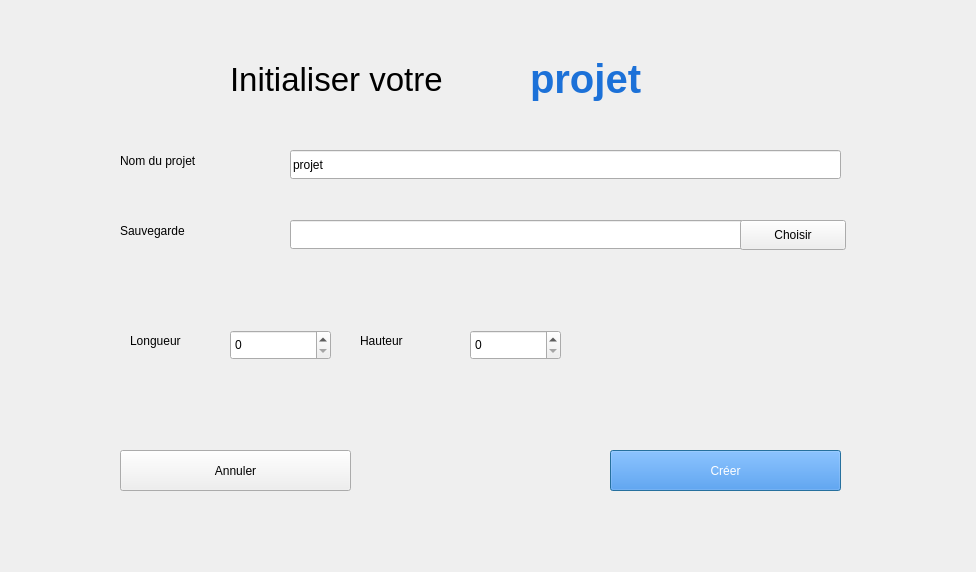
<?xml version="1.0" encoding="UTF-8"?>
<ui version="4.0">
 <class>Dialog</class>
 <widget class="QDialog" name="Dialog">
  <property name="geometry">
   <rect>
    <x>0</x>
    <y>0</y>
    <width>976</width>
    <height>572</height>
   </rect>
  </property>
  <property name="windowTitle">
   <string>Dialog</string>
  </property>
  <widget class="QLabel" name="label">
   <property name="geometry">
    <rect>
     <x>120</x>
     <y>150</y>
     <width>171</width>
     <height>21</height>
    </rect>
   </property>
   <property name="text">
    <string>Nom du projet</string>
   </property>
  </widget>
  <widget class="QLineEdit" name="saveFile">
   <property name="geometry">
    <rect>
     <x>290</x>
     <y>220</y>
     <width>551</width>
     <height>29</height>
    </rect>
   </property>
   <property name="text">
    <string/>
   </property>
  </widget>
  <widget class="QLineEdit" name="projectName">
   <property name="geometry">
    <rect>
     <x>290</x>
     <y>150</y>
     <width>551</width>
     <height>29</height>
    </rect>
   </property>
   <property name="text">
    <string>projet</string>
   </property>
  </widget>
  <widget class="QLabel" name="label_2">
   <property name="geometry">
    <rect>
     <x>120</x>
     <y>220</y>
     <width>101</width>
     <height>21</height>
    </rect>
   </property>
   <property name="text">
    <string>Sauvegarde</string>
   </property>
  </widget>
  <widget class="QLabel" name="label_4">
   <property name="geometry">
    <rect>
     <x>530</x>
     <y>50</y>
     <width>214</width>
     <height>57</height>
    </rect>
   </property>
   <property name="palette">
    <palette>
     <active>
      <colorrole role="WindowText">
       <brush brushstyle="SolidPattern">
        <color alpha="255">
         <red>28</red>
         <green>113</green>
         <blue>216</blue>
        </color>
       </brush>
      </colorrole>
     </active>
     <inactive>
      <colorrole role="WindowText">
       <brush brushstyle="SolidPattern">
        <color alpha="255">
         <red>28</red>
         <green>113</green>
         <blue>216</blue>
        </color>
       </brush>
      </colorrole>
     </inactive>
     <disabled>
      <colorrole role="WindowText">
       <brush brushstyle="SolidPattern">
        <color alpha="255">
         <red>190</red>
         <green>190</green>
         <blue>190</blue>
        </color>
       </brush>
      </colorrole>
     </disabled>
    </palette>
   </property>
   <property name="font">
    <font>
     <pointsize>30</pointsize>
     <weight>75</weight>
     <bold>true</bold>
    </font>
   </property>
   <property name="text">
    <string>projet</string>
   </property>
  </widget>
  <widget class="QPushButton" name="cancelButton">
   <property name="geometry">
    <rect>
     <x>120</x>
     <y>450</y>
     <width>231</width>
     <height>41</height>
    </rect>
   </property>
   <property name="text">
    <string>Annuler</string>
   </property>
   <property name="autoDefault">
    <bool>false</bool>
   </property>
  </widget>
  <widget class="QPushButton" name="createButton">
   <property name="geometry">
    <rect>
     <x>610</x>
     <y>450</y>
     <width>231</width>
     <height>41</height>
    </rect>
   </property>
   <property name="palette">
    <palette>
     <active>
      <colorrole role="WindowText">
       <brush brushstyle="SolidPattern">
        <color alpha="255">
         <red>0</red>
         <green>0</green>
         <blue>0</blue>
        </color>
       </brush>
      </colorrole>
      <colorrole role="Button">
       <brush brushstyle="SolidPattern">
        <color alpha="255">
         <red>53</red>
         <green>132</green>
         <blue>228</blue>
        </color>
       </brush>
      </colorrole>
      <colorrole role="Light">
       <brush brushstyle="SolidPattern">
        <color alpha="255">
         <red>146</red>
         <green>195</green>
         <blue>255</blue>
        </color>
       </brush>
      </colorrole>
      <colorrole role="Midlight">
       <brush brushstyle="SolidPattern">
        <color alpha="255">
         <red>99</red>
         <green>163</green>
         <blue>241</blue>
        </color>
       </brush>
      </colorrole>
      <colorrole role="Dark">
       <brush brushstyle="SolidPattern">
        <color alpha="255">
         <red>26</red>
         <green>66</green>
         <blue>114</blue>
        </color>
       </brush>
      </colorrole>
      <colorrole role="Mid">
       <brush brushstyle="SolidPattern">
        <color alpha="255">
         <red>35</red>
         <green>88</green>
         <blue>152</blue>
        </color>
       </brush>
      </colorrole>
      <colorrole role="Text">
       <brush brushstyle="SolidPattern">
        <color alpha="255">
         <red>0</red>
         <green>0</green>
         <blue>0</blue>
        </color>
       </brush>
      </colorrole>
      <colorrole role="BrightText">
       <brush brushstyle="SolidPattern">
        <color alpha="255">
         <red>255</red>
         <green>255</green>
         <blue>255</blue>
        </color>
       </brush>
      </colorrole>
      <colorrole role="ButtonText">
       <brush brushstyle="SolidPattern">
        <color alpha="255">
         <red>255</red>
         <green>255</green>
         <blue>255</blue>
        </color>
       </brush>
      </colorrole>
      <colorrole role="Base">
       <brush brushstyle="SolidPattern">
        <color alpha="255">
         <red>255</red>
         <green>255</green>
         <blue>255</blue>
        </color>
       </brush>
      </colorrole>
      <colorrole role="Window">
       <brush brushstyle="SolidPattern">
        <color alpha="255">
         <red>53</red>
         <green>132</green>
         <blue>228</blue>
        </color>
       </brush>
      </colorrole>
      <colorrole role="Shadow">
       <brush brushstyle="SolidPattern">
        <color alpha="255">
         <red>0</red>
         <green>0</green>
         <blue>0</blue>
        </color>
       </brush>
      </colorrole>
      <colorrole role="AlternateBase">
       <brush brushstyle="SolidPattern">
        <color alpha="255">
         <red>154</red>
         <green>193</green>
         <blue>241</blue>
        </color>
       </brush>
      </colorrole>
      <colorrole role="ToolTipBase">
       <brush brushstyle="SolidPattern">
        <color alpha="255">
         <red>255</red>
         <green>255</green>
         <blue>220</blue>
        </color>
       </brush>
      </colorrole>
      <colorrole role="ToolTipText">
       <brush brushstyle="SolidPattern">
        <color alpha="255">
         <red>0</red>
         <green>0</green>
         <blue>0</blue>
        </color>
       </brush>
      </colorrole>
      <colorrole role="PlaceholderText">
       <brush brushstyle="SolidPattern">
        <color alpha="128">
         <red>0</red>
         <green>0</green>
         <blue>0</blue>
        </color>
       </brush>
      </colorrole>
     </active>
     <inactive>
      <colorrole role="WindowText">
       <brush brushstyle="SolidPattern">
        <color alpha="255">
         <red>0</red>
         <green>0</green>
         <blue>0</blue>
        </color>
       </brush>
      </colorrole>
      <colorrole role="Button">
       <brush brushstyle="SolidPattern">
        <color alpha="255">
         <red>53</red>
         <green>132</green>
         <blue>228</blue>
        </color>
       </brush>
      </colorrole>
      <colorrole role="Light">
       <brush brushstyle="SolidPattern">
        <color alpha="255">
         <red>146</red>
         <green>195</green>
         <blue>255</blue>
        </color>
       </brush>
      </colorrole>
      <colorrole role="Midlight">
       <brush brushstyle="SolidPattern">
        <color alpha="255">
         <red>99</red>
         <green>163</green>
         <blue>241</blue>
        </color>
       </brush>
      </colorrole>
      <colorrole role="Dark">
       <brush brushstyle="SolidPattern">
        <color alpha="255">
         <red>26</red>
         <green>66</green>
         <blue>114</blue>
        </color>
       </brush>
      </colorrole>
      <colorrole role="Mid">
       <brush brushstyle="SolidPattern">
        <color alpha="255">
         <red>35</red>
         <green>88</green>
         <blue>152</blue>
        </color>
       </brush>
      </colorrole>
      <colorrole role="Text">
       <brush brushstyle="SolidPattern">
        <color alpha="255">
         <red>0</red>
         <green>0</green>
         <blue>0</blue>
        </color>
       </brush>
      </colorrole>
      <colorrole role="BrightText">
       <brush brushstyle="SolidPattern">
        <color alpha="255">
         <red>255</red>
         <green>255</green>
         <blue>255</blue>
        </color>
       </brush>
      </colorrole>
      <colorrole role="ButtonText">
       <brush brushstyle="SolidPattern">
        <color alpha="255">
         <red>255</red>
         <green>255</green>
         <blue>255</blue>
        </color>
       </brush>
      </colorrole>
      <colorrole role="Base">
       <brush brushstyle="SolidPattern">
        <color alpha="255">
         <red>255</red>
         <green>255</green>
         <blue>255</blue>
        </color>
       </brush>
      </colorrole>
      <colorrole role="Window">
       <brush brushstyle="SolidPattern">
        <color alpha="255">
         <red>53</red>
         <green>132</green>
         <blue>228</blue>
        </color>
       </brush>
      </colorrole>
      <colorrole role="Shadow">
       <brush brushstyle="SolidPattern">
        <color alpha="255">
         <red>0</red>
         <green>0</green>
         <blue>0</blue>
        </color>
       </brush>
      </colorrole>
      <colorrole role="AlternateBase">
       <brush brushstyle="SolidPattern">
        <color alpha="255">
         <red>154</red>
         <green>193</green>
         <blue>241</blue>
        </color>
       </brush>
      </colorrole>
      <colorrole role="ToolTipBase">
       <brush brushstyle="SolidPattern">
        <color alpha="255">
         <red>255</red>
         <green>255</green>
         <blue>220</blue>
        </color>
       </brush>
      </colorrole>
      <colorrole role="ToolTipText">
       <brush brushstyle="SolidPattern">
        <color alpha="255">
         <red>0</red>
         <green>0</green>
         <blue>0</blue>
        </color>
       </brush>
      </colorrole>
      <colorrole role="PlaceholderText">
       <brush brushstyle="SolidPattern">
        <color alpha="128">
         <red>0</red>
         <green>0</green>
         <blue>0</blue>
        </color>
       </brush>
      </colorrole>
     </inactive>
     <disabled>
      <colorrole role="WindowText">
       <brush brushstyle="SolidPattern">
        <color alpha="255">
         <red>26</red>
         <green>66</green>
         <blue>114</blue>
        </color>
       </brush>
      </colorrole>
      <colorrole role="Button">
       <brush brushstyle="SolidPattern">
        <color alpha="255">
         <red>53</red>
         <green>132</green>
         <blue>228</blue>
        </color>
       </brush>
      </colorrole>
      <colorrole role="Light">
       <brush brushstyle="SolidPattern">
        <color alpha="255">
         <red>146</red>
         <green>195</green>
         <blue>255</blue>
        </color>
       </brush>
      </colorrole>
      <colorrole role="Midlight">
       <brush brushstyle="SolidPattern">
        <color alpha="255">
         <red>99</red>
         <green>163</green>
         <blue>241</blue>
        </color>
       </brush>
      </colorrole>
      <colorrole role="Dark">
       <brush brushstyle="SolidPattern">
        <color alpha="255">
         <red>26</red>
         <green>66</green>
         <blue>114</blue>
        </color>
       </brush>
      </colorrole>
      <colorrole role="Mid">
       <brush brushstyle="SolidPattern">
        <color alpha="255">
         <red>35</red>
         <green>88</green>
         <blue>152</blue>
        </color>
       </brush>
      </colorrole>
      <colorrole role="Text">
       <brush brushstyle="SolidPattern">
        <color alpha="255">
         <red>26</red>
         <green>66</green>
         <blue>114</blue>
        </color>
       </brush>
      </colorrole>
      <colorrole role="BrightText">
       <brush brushstyle="SolidPattern">
        <color alpha="255">
         <red>255</red>
         <green>255</green>
         <blue>255</blue>
        </color>
       </brush>
      </colorrole>
      <colorrole role="ButtonText">
       <brush brushstyle="SolidPattern">
        <color alpha="255">
         <red>26</red>
         <green>66</green>
         <blue>114</blue>
        </color>
       </brush>
      </colorrole>
      <colorrole role="Base">
       <brush brushstyle="SolidPattern">
        <color alpha="255">
         <red>53</red>
         <green>132</green>
         <blue>228</blue>
        </color>
       </brush>
      </colorrole>
      <colorrole role="Window">
       <brush brushstyle="SolidPattern">
        <color alpha="255">
         <red>53</red>
         <green>132</green>
         <blue>228</blue>
        </color>
       </brush>
      </colorrole>
      <colorrole role="Shadow">
       <brush brushstyle="SolidPattern">
        <color alpha="255">
         <red>0</red>
         <green>0</green>
         <blue>0</blue>
        </color>
       </brush>
      </colorrole>
      <colorrole role="AlternateBase">
       <brush brushstyle="SolidPattern">
        <color alpha="255">
         <red>53</red>
         <green>132</green>
         <blue>228</blue>
        </color>
       </brush>
      </colorrole>
      <colorrole role="ToolTipBase">
       <brush brushstyle="SolidPattern">
        <color alpha="255">
         <red>255</red>
         <green>255</green>
         <blue>220</blue>
        </color>
       </brush>
      </colorrole>
      <colorrole role="ToolTipText">
       <brush brushstyle="SolidPattern">
        <color alpha="255">
         <red>0</red>
         <green>0</green>
         <blue>0</blue>
        </color>
       </brush>
      </colorrole>
      <colorrole role="PlaceholderText">
       <brush brushstyle="SolidPattern">
        <color alpha="128">
         <red>0</red>
         <green>0</green>
         <blue>0</blue>
        </color>
       </brush>
      </colorrole>
     </disabled>
    </palette>
   </property>
   <property name="text">
    <string>Créer</string>
   </property>
  </widget>
  <widget class="QPushButton" name="ButtonToChoose">
   <property name="geometry">
    <rect>
     <x>740</x>
     <y>220</y>
     <width>106</width>
     <height>30</height>
    </rect>
   </property>
   <property name="text">
    <string>Choisir</string>
   </property>
  </widget>
  <widget class="QSpinBox" name="widthSpinBox">
   <property name="geometry">
    <rect>
     <x>230</x>
     <y>330</y>
     <width>101</width>
     <height>30</height>
    </rect>
   </property>
  </widget>
  <widget class="QSpinBox" name="heightSpinBox">
   <property name="geometry">
    <rect>
     <x>470</x>
     <y>330</y>
     <width>91</width>
     <height>30</height>
    </rect>
   </property>
  </widget>
  <widget class="QLabel" name="label_5">
   <property name="geometry">
    <rect>
     <x>130</x>
     <y>330</y>
     <width>101</width>
     <height>21</height>
    </rect>
   </property>
   <property name="text">
    <string>Longueur</string>
   </property>
  </widget>
  <widget class="QLabel" name="label_6">
   <property name="geometry">
    <rect>
     <x>360</x>
     <y>330</y>
     <width>101</width>
     <height>21</height>
    </rect>
   </property>
   <property name="text">
    <string>Hauteur</string>
   </property>
  </widget>
  <widget class="QWidget" name="layoutWidget">
   <property name="geometry">
    <rect>
     <x>230</x>
     <y>50</y>
     <width>511</width>
     <height>59</height>
    </rect>
   </property>
   <layout class="QHBoxLayout" name="horizontalLayout">
    <item>
     <widget class="QLabel" name="label_3">
      <property name="font">
       <font>
        <pointsize>25</pointsize>
       </font>
      </property>
      <property name="text">
       <string>Initialiser votre</string>
      </property>
     </widget>
    </item>
   </layout>
  </widget>
 </widget>
 <resources/>
 <connections/>
</ui>
